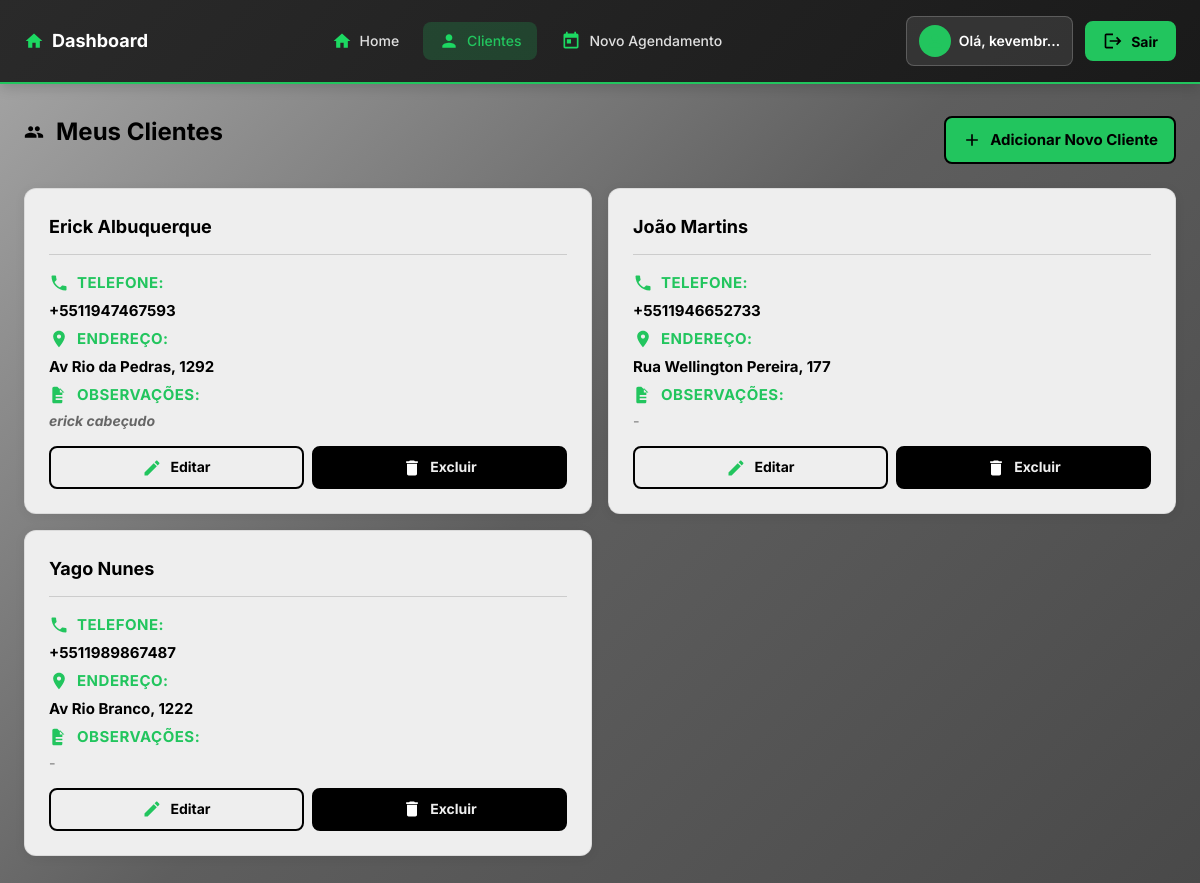
The app's page /clientes/ (signed in) with its own data.
### agendamentos/models.py (models this page shows, shortened)
class Cliente(models.Model):
    nome = models.CharField(max_length=100)
    telefone = models.CharField(max_length=15, unique=True, blank=True, null=True)
    endereco = models.TextField(blank=True, null=True, help_text="Endereço completo do cliente")
    observacoes = models.TextField(blank=True, null=True)

### agendamentos/views.py (the view)
# urls.py: path('clientes/', views.lista_clientes, name='lista_clientes'),
@login_required
def lista_clientes(request):
    clientes = Cliente.objects.all().order_by('nome')
    return render(request, 'agendamentos/lista_clientes.html', {'clientes': clientes})

### agendamentos/templates/agendamentos/lista_clientes.html (shortened to what this page needs)
{% extends 'agendamentos/base.html' %}
{% block content %}
<div class="d-flex justify-content-between align-items-center mb-3">
    <h2><span class="icon icon-users"></span>Meus Clientes</h2>
    <a href="{% url 'criar_cliente' %}" class="btn btn-success"><span class="icon icon-add"></span>Adicionar Novo Cliente</a>
</div>
{% if clientes %}
  <div class="mobile-appointments">
    {% for cliente in clientes %}
    <div class="appointment-card">
      <div class="appointment-header">
        <div class="appointment-main-info">
          <div class="appointment-client-name">{{ cliente.nome }}</div>
        </div>
      </div>
      <div class="appointment-info">
        <div class="appointment-info-row">
          <span class="appointment-info-label">
            <span class="icon icon-phone"></span>Telefone:
          </span>
          <span class="appointment-info-value">
            {% if cliente.telefone %}
              <a href="tel:{{ cliente.telefone }}">{{ cliente.telefone }}</a>
            {% else %}
              -
            {% endif %}
          </span>
        </div>
        {% if cliente.endereco %}
        <div class="appointment-info-row">
          <span class="appointment-info-label">
            <span class="icon icon-location"></span>Endereço:
          </span>
          <span class="appointment-info-value">
            <a href="https://www.google.com/maps/search/?api=1&query={{ cliente.endereco }}" target="_blank">
              {{ cliente.endereco|truncatechars:40 }}
            </a>
          </span>
        </div>
        {% endif %}
        <div class="appointment-info-row">
          <span class="appointment-info-label">
            <span class="icon icon-note"></span>Observações:
          </span>
          <span class="appointment-info-value observations-text">
            {% if cliente.observacoes %}
              {{ cliente.observacoes }}
            {% else %}
              <span class="no-observations">-</span>
            {% endif %}
          </span>
        </div>
      </div>
      <div class="appointment-actions">
        <a href="{% url 'editar_cliente' cliente.pk %}" class="btn btn-sm btn-secondary" style="flex: 1;">
          <span class="icon icon-edit"></span>Editar
        </a>
        <a href="{% url 'deletar_cliente' cliente.pk %}" class="btn btn-sm btn-danger" style="flex: 1;">
          <span class="icon icon-delete"></span>Excluir
        </a>
      </div>
    </div>
    {% endfor %}
  </div>
{% endif %}
{% endblock %}

### agendamentos/templates/agendamentos/base.html (shortened to what this page needs)
{% load static %}
<!DOCTYPE html>
<html lang="pt-BR">
<head>
    <link rel="stylesheet" href="{% static 'agendamentos/style.css' %}">
</head>
<body>
    <header class="main-header">
        <div class="header-container">
            <div class="header-brand">
                <a href="{% url 'home' %}" class="brand-link">
                    <span class="icon icon-home brand-icon"></span>
                    <span class="brand-text">Dashboard</span>
                </a>
            </div>
            <nav class="header-nav">
                <ul class="nav-menu">
                    <li class="nav-item">
                        <a href="{% url 'home' %}" class="nav-link {% if request.resolver_match.url_name == 'painel_barbeiro' %}active{% endif %}">
                            <span class="icon icon-home"></span>
                            <span class="nav-text">Home</span>
                        </a>
                    </li>
                    {% if user.is_authenticated %}
                        <li class="nav-item">
                            <a href="{% url 'lista_clientes' %}" class="nav-link {% if request.resolver_match.url_name == 'lista_clientes' %}active{% endif %}">
                                <span class="icon icon-user"></span>
                                <span class="nav-text">Clientes</span>
                            </a>
                        </li>
                        <li class="nav-item">
                            <a href="{% url 'agendar' %}" class="nav-link {% if request.resolver_match.url_name == 'agendar' %}active{% endif %}">
                                <span class="icon icon-calendar"></span>
                                <span class="nav-text">Novo Agendamento</span>
                            </a>
                        </li>
                    {% endif %}
                </ul>
            </nav>
            <div class="header-actions">
                {% if user.is_authenticated %}
                    <div class="user-info">
                        <span class="user-avatar">
                            <span class="icon icon-user"></span>
                        </span>
                        <span class="user-name">Olá, {{ user.first_name|default:user.username|truncatechars:8 }}</span>
                    </div>
                    <form class="logout-form" action="{% url 'logout' %}" method="post">
                        <button type="submit" class="logout-btn">
                            <span class="icon icon-logout"></span>
                            <span class="logout-text">Sair</span>
                        </button>
                    </form>
                {% else %}
                    <a href="{% url 'login' %}" class="login-btn">
                        <span class="icon icon-lock"></span>
                        <span class="login-text">Entrar</span>
                    </a>
                {% endif %}
            </div>
        </div>
    </header>
    <div class="container">
        {% block content %}{% endblock %}
    </div>
</body>
</html>

### records on screen
Cliente: nome "Erick Albuquerque", telefone "+5511947467593", endereco "Av Rio da Pedras, 1292", observacoes "erick cabeçudo"
Cliente: nome "João Martins", telefone "+5511946652733", endereco "Rua Wellington Pereira, 177"
Cliente: nome "Yago Nunes", telefone "+5511989867487", endereco "Av Rio Branco, 1222"

### other values on screen
{{ user.first_name|default:user.username|truncatechars:8 }} "kevembr…"
